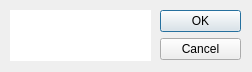
<?xml version="1.0" encoding="UTF-8"?>
<ui version="4.0">
 <class>Dialog</class>
 <widget class="QDialog" name="Dialog">
  <property name="geometry">
   <rect>
    <x>0</x>
    <y>0</y>
    <width>252</width>
    <height>72</height>
   </rect>
  </property>
  <property name="windowTitle">
   <string>Dialog</string>
  </property>
  <widget class="QDialogButtonBox" name="buttonBox">
   <property name="geometry">
    <rect>
     <x>160</x>
     <y>10</y>
     <width>81</width>
     <height>221</height>
    </rect>
   </property>
   <property name="orientation">
    <enum>Qt::Orientation::Vertical</enum>
   </property>
   <property name="standardButtons">
    <set>QDialogButtonBox::StandardButton::Cancel|QDialogButtonBox::StandardButton::Ok</set>
   </property>
  </widget>
  <widget class="QTextBrowser" name="textBrowser">
   <property name="geometry">
    <rect>
     <x>10</x>
     <y>10</y>
     <width>141</width>
     <height>51</height>
    </rect>
   </property>
   <property name="acceptDrops">
    <bool>false</bool>
   </property>
   <property name="autoFillBackground">
    <bool>false</bool>
   </property>
   <property name="locale">
    <locale language="English" country="UnitedStates"/>
   </property>
   <property name="frameShape">
    <enum>QFrame::Shape::NoFrame</enum>
   </property>
   <property name="frameShadow">
    <enum>QFrame::Shadow::Plain</enum>
   </property>
   <property name="lineWidth">
    <number>0</number>
   </property>
   <property name="verticalScrollBarPolicy">
    <enum>Qt::ScrollBarPolicy::ScrollBarAsNeeded</enum>
   </property>
   <property name="horizontalScrollBarPolicy">
    <enum>Qt::ScrollBarPolicy::ScrollBarAlwaysOff</enum>
   </property>
   <property name="tabChangesFocus">
    <bool>false</bool>
   </property>
   <property name="acceptRichText">
    <bool>true</bool>
   </property>
   <property name="textInteractionFlags">
    <set>Qt::TextInteractionFlag::NoTextInteraction</set>
   </property>
   <property name="openLinks">
    <bool>true</bool>
   </property>
  </widget>
 </widget>
 <resources/>
 <connections>
  <connection>
   <sender>buttonBox</sender>
   <signal>accepted()</signal>
   <receiver>Dialog</receiver>
   <slot>accept()</slot>
   <hints>
    <hint type="sourcelabel">
     <x>248</x>
     <y>254</y>
    </hint>
    <hint type="destinationlabel">
     <x>157</x>
     <y>274</y>
    </hint>
   </hints>
  </connection>
  <connection>
   <sender>buttonBox</sender>
   <signal>rejected()</signal>
   <receiver>Dialog</receiver>
   <slot>reject()</slot>
   <hints>
    <hint type="sourcelabel">
     <x>316</x>
     <y>260</y>
    </hint>
    <hint type="destinationlabel">
     <x>286</x>
     <y>274</y>
    </hint>
   </hints>
  </connection>
 </connections>
</ui>
